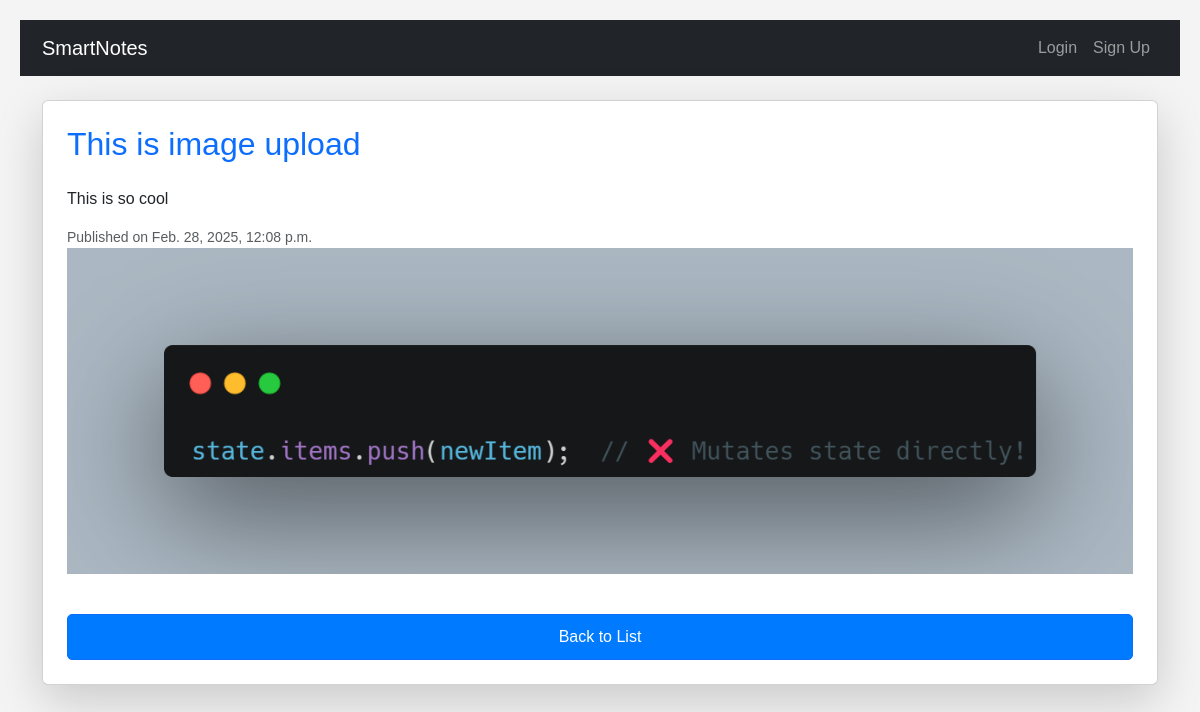
/smartweb/journal/17/, run on the app's committed database.
### smartweb/models.py (models this page shows)
class Journal(models.Model):
    title = models.CharField(max_length=255)
    content = models.TextField()
    created_at = models.DateTimeField(auto_now_add=True)
    user = models.ForeignKey(User, on_delete=models.CASCADE)
    file_upload = models.FileField(upload_to='', blank=True, null=True)

### smartweb/views.py (the view)
# urls.py: path('journal/<int:pk>/', views.JournalDetailView.as_view(), name='journal-detail'),
class JournalDetailView(DetailView):
    model = Journal
    context_object_name="journal"
    template_name = "smartweb/journal_detail.html"

### smartweb/templates/smartweb/journal_detail.html (shortened to what this page needs)
{% extends 'smartweb/base.html' %}
{% block content %}
<div class="card shadow-lg p-4">
    <h2 class="text-primary">{{ journal.title }}</h2>
    <p class="mt-3">{{ journal.content }}</p>
    <small class="text-muted">Published on {{ journal.created_at }}</small>
    <img src="{{ journal.file_upload.url }}" alt="{{ journal.title }} image">
    <br>
    <a href="{% url 'journal-list' %}" class="btn btn-primary mt-3">Back to List</a>
</div>
{% endblock %}

### smartweb/static/smartweb/css/styles.css (style rules this page uses)
body { font-family: Arial, sans-serif; background-color: #f4f4f4; margin: 20px; }
.btn { display: inline-block; margin-top: 10px; padding: 10px 15px; background: #007bff; color: white; text-decoration: none; border-radius: 5px; }

### data on the page
Journal: title "This is image upload", content "This is so cool", created_at "Feb. 28, 2025, 12:08 p.m.", file_upload (picture)
